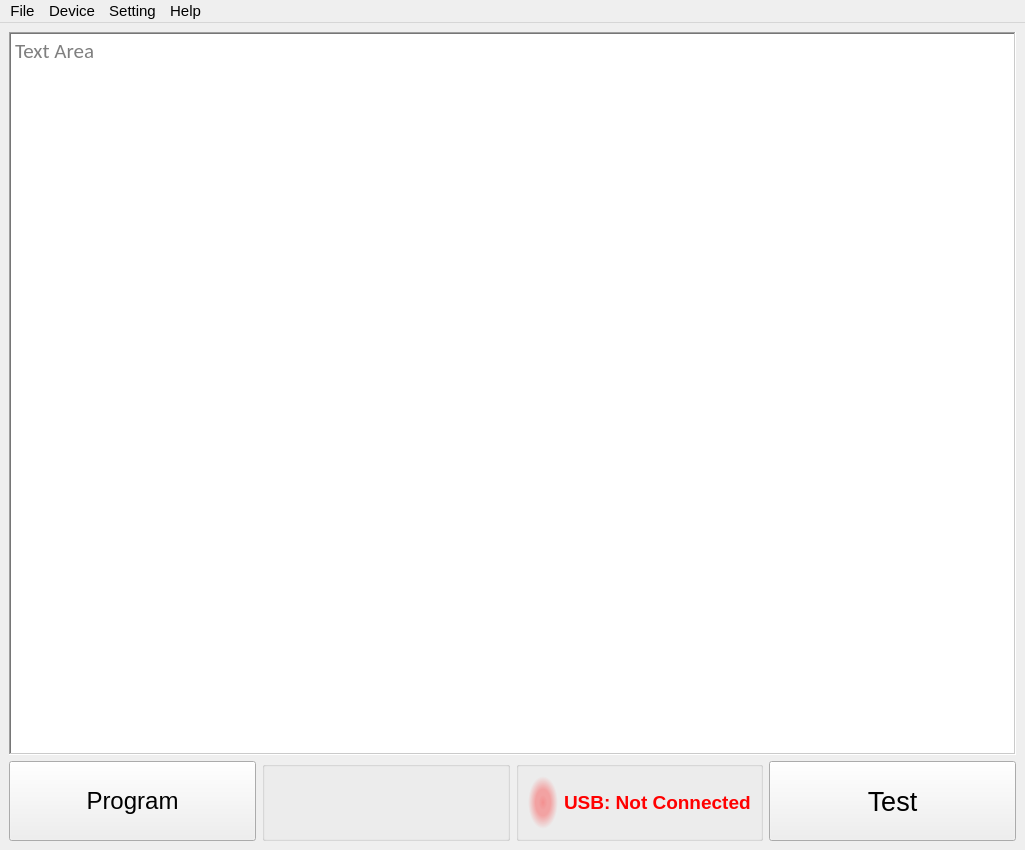
<?xml version="1.0" encoding="UTF-8"?>
<ui version="4.0">
 <class>MainWindow</class>
 <widget class="QMainWindow" name="MainWindow">
  <property name="geometry">
   <rect>
    <x>0</x>
    <y>0</y>
    <width>1025</width>
    <height>850</height>
   </rect>
  </property>
  <property name="minimumSize">
   <size>
    <width>1025</width>
    <height>850</height>
   </size>
  </property>
  <property name="font">
   <font>
    <pointsize>11</pointsize>
   </font>
  </property>
  <property name="acceptDrops">
   <bool>true</bool>
  </property>
  <property name="windowTitle">
   <string>EAX Interface</string>
  </property>
  <property name="windowIcon">
   <iconset>
    <normalon>:/resources/icons/images/icons/powershell.ico</normalon>
   </iconset>
  </property>
  <property name="iconSize">
   <size>
    <width>32</width>
    <height>32</height>
   </size>
  </property>
  <widget class="QWidget" name="centralwidget">
   <layout class="QVBoxLayout" name="verticalLayout">
    <item>
     <widget class="QTextEdit" name="text_edit">
      <property name="font">
       <font>
        <family>Calibri</family>
        <pointsize>16</pointsize>
       </font>
      </property>
      <property name="mouseTracking">
       <bool>true</bool>
      </property>
      <property name="focusPolicy">
       <enum>Qt::NoFocus</enum>
      </property>
      <property name="autoFillBackground">
       <bool>false</bool>
      </property>
      <property name="styleSheet">
       <string notr="true"/>
      </property>
      <property name="frameShape">
       <enum>QFrame::WinPanel</enum>
      </property>
      <property name="frameShadow">
       <enum>QFrame::Sunken</enum>
      </property>
      <property name="autoFormatting">
       <set>QTextEdit::AutoAll</set>
      </property>
      <property name="undoRedoEnabled">
       <bool>false</bool>
      </property>
      <property name="readOnly">
       <bool>true</bool>
      </property>
      <property name="textInteractionFlags">
       <set>Qt::NoTextInteraction</set>
      </property>
      <property name="placeholderText">
       <string>Text Area</string>
      </property>
     </widget>
    </item>
    <item>
     <layout class="QHBoxLayout" name="horizontalLayout_3">
      <item>
       <widget class="QPushButton" name="program_button">
        <property name="sizePolicy">
         <sizepolicy hsizetype="Minimum" vsizetype="Fixed">
          <horstretch>0</horstretch>
          <verstretch>0</verstretch>
         </sizepolicy>
        </property>
        <property name="minimumSize">
         <size>
          <width>0</width>
          <height>80</height>
         </size>
        </property>
        <property name="baseSize">
         <size>
          <width>0</width>
          <height>0</height>
         </size>
        </property>
        <property name="font">
         <font>
          <pointsize>18</pointsize>
         </font>
        </property>
        <property name="text">
         <string>Program</string>
        </property>
        <property name="icon">
         <iconset resource="icons.qrc">
          <normaloff>:/resources/icons/images/icons/micro.png</normaloff>:/resources/icons/images/icons/micro.png</iconset>
        </property>
        <property name="iconSize">
         <size>
          <width>50</width>
          <height>50</height>
         </size>
        </property>
        <property name="shortcut">
         <string>P</string>
        </property>
        <property name="flat">
         <bool>false</bool>
        </property>
       </widget>
      </item>
      <item>
       <widget class="QGroupBox" name="groupBox_2">
        <property name="minimumSize">
         <size>
          <width>0</width>
          <height>0</height>
         </size>
        </property>
        <property name="maximumSize">
         <size>
          <width>16777215</width>
          <height>16777215</height>
         </size>
        </property>
        <property name="title">
         <string/>
        </property>
        <layout class="QHBoxLayout" name="horizontalLayout_2">
         <item>
          <widget class="QLabel" name="device_label">
           <property name="minimumSize">
            <size>
             <width>0</width>
             <height>0</height>
            </size>
           </property>
           <property name="font">
            <font>
             <pointsize>14</pointsize>
             <bold>true</bold>
            </font>
           </property>
           <property name="styleSheet">
            <string notr="true">color: rgb(255, 0, 0);
image: url(:/resources/icons/images/detex_dark.png);
font-weight: bold;</string>
           </property>
           <property name="frameShape">
            <enum>QFrame::NoFrame</enum>
           </property>
           <property name="frameShadow">
            <enum>QFrame::Sunken</enum>
           </property>
           <property name="text">
            <string/>
           </property>
           <property name="textFormat">
            <enum>Qt::RichText</enum>
           </property>
           <property name="alignment">
            <set>Qt::AlignCenter</set>
           </property>
          </widget>
         </item>
        </layout>
       </widget>
      </item>
      <item>
       <widget class="QGroupBox" name="groupBox">
        <property name="minimumSize">
         <size>
          <width>0</width>
          <height>0</height>
         </size>
        </property>
        <property name="title">
         <string/>
        </property>
        <layout class="QHBoxLayout" name="horizontalLayout">
         <item>
          <widget class="QLabel" name="label_usb_icon">
           <property name="minimumSize">
            <size>
             <width>0</width>
             <height>0</height>
            </size>
           </property>
           <property name="maximumSize">
            <size>
             <width>48</width>
             <height>65</height>
            </size>
           </property>
           <property name="font">
            <font>
             <pointsize>9</pointsize>
             <bold>true</bold>
            </font>
           </property>
           <property name="autoFillBackground">
            <bool>false</bool>
           </property>
           <property name="styleSheet">
            <string notr="true">background-color: qradialgradient(spread:pad, cx:0.5, cy:0.5, radius:0.5, fx:0.5, fy:0.5, stop:0 rgba(255, 255, 0, 206), stop:0.284091 rgba(255, 255, 0, 80), stop:0.5 rgba(255, 255, 0, 80), stop:0.991525 rgba(255, 255, 255, 0));

background-color: qradialgradient(spread:pad, cx:0.5, cy:0.5, radius:0.5, fx:0.5, fy:0.5, stop:0 rgba(255, 0, 0, 100), stop:0.284091 rgba(255, 0, 0, 80), stop:0.5 rgba(255, 0, 0, 80), stop:0.991525 rgba(255, 255, 255, 0));</string>
           </property>
           <property name="frameShape">
            <enum>QFrame::NoFrame</enum>
           </property>
           <property name="frameShadow">
            <enum>QFrame::Sunken</enum>
           </property>
           <property name="text">
            <string>&lt;html&gt;&lt;head/&gt;&lt;body&gt;&lt;p&gt;&lt;img width=&quot;40&quot; height=&quot;40&quot; src=&quot;:/resources/icons/images/icons/usb3.png&quot;/&gt;&lt;/p&gt;&lt;/body&gt;&lt;/html&gt;</string>
           </property>
           <property name="textFormat">
            <enum>Qt::AutoText</enum>
           </property>
           <property name="scaledContents">
            <bool>false</bool>
           </property>
           <property name="alignment">
            <set>Qt::AlignCenter</set>
           </property>
          </widget>
         </item>
         <item>
          <widget class="QLabel" name="usb_label">
           <property name="palette">
            <palette>
             <active>
              <colorrole role="WindowText">
               <brush brushstyle="SolidPattern">
                <color alpha="255">
                 <red>255</red>
                 <green>0</green>
                 <blue>0</blue>
                </color>
               </brush>
              </colorrole>
              <colorrole role="Text">
               <brush brushstyle="SolidPattern">
                <color alpha="255">
                 <red>255</red>
                 <green>0</green>
                 <blue>0</blue>
                </color>
               </brush>
              </colorrole>
              <colorrole role="ButtonText">
               <brush brushstyle="SolidPattern">
                <color alpha="255">
                 <red>255</red>
                 <green>0</green>
                 <blue>0</blue>
                </color>
               </brush>
              </colorrole>
              <colorrole role="PlaceholderText">
               <brush brushstyle="SolidPattern">
                <color alpha="128">
                 <red>255</red>
                 <green>0</green>
                 <blue>0</blue>
                </color>
               </brush>
              </colorrole>
             </active>
             <inactive>
              <colorrole role="WindowText">
               <brush brushstyle="SolidPattern">
                <color alpha="255">
                 <red>255</red>
                 <green>0</green>
                 <blue>0</blue>
                </color>
               </brush>
              </colorrole>
              <colorrole role="Text">
               <brush brushstyle="SolidPattern">
                <color alpha="255">
                 <red>255</red>
                 <green>0</green>
                 <blue>0</blue>
                </color>
               </brush>
              </colorrole>
              <colorrole role="ButtonText">
               <brush brushstyle="SolidPattern">
                <color alpha="255">
                 <red>255</red>
                 <green>0</green>
                 <blue>0</blue>
                </color>
               </brush>
              </colorrole>
              <colorrole role="PlaceholderText">
               <brush brushstyle="SolidPattern">
                <color alpha="128">
                 <red>255</red>
                 <green>0</green>
                 <blue>0</blue>
                </color>
               </brush>
              </colorrole>
             </inactive>
             <disabled>
              <colorrole role="WindowText">
               <brush brushstyle="SolidPattern">
                <color alpha="255">
                 <red>255</red>
                 <green>0</green>
                 <blue>0</blue>
                </color>
               </brush>
              </colorrole>
              <colorrole role="Text">
               <brush brushstyle="SolidPattern">
                <color alpha="255">
                 <red>255</red>
                 <green>0</green>
                 <blue>0</blue>
                </color>
               </brush>
              </colorrole>
              <colorrole role="ButtonText">
               <brush brushstyle="SolidPattern">
                <color alpha="255">
                 <red>255</red>
                 <green>0</green>
                 <blue>0</blue>
                </color>
               </brush>
              </colorrole>
              <colorrole role="PlaceholderText">
               <brush brushstyle="SolidPattern">
                <color alpha="128">
                 <red>255</red>
                 <green>0</green>
                 <blue>0</blue>
                </color>
               </brush>
              </colorrole>
             </disabled>
            </palette>
           </property>
           <property name="font">
            <font>
             <pointsize>14</pointsize>
             <bold>true</bold>
            </font>
           </property>
           <property name="text">
            <string>USB: Not Connected</string>
           </property>
           <property name="alignment">
            <set>Qt::AlignLeading|Qt::AlignLeft|Qt::AlignVCenter</set>
           </property>
           <property name="margin">
            <number>9</number>
           </property>
           <property name="buddy">
            <cstring>test_button</cstring>
           </property>
          </widget>
         </item>
        </layout>
       </widget>
      </item>
      <item>
       <widget class="QPushButton" name="test_button">
        <property name="minimumSize">
         <size>
          <width>158</width>
          <height>80</height>
         </size>
        </property>
        <property name="font">
         <font>
          <pointsize>20</pointsize>
          <bold>false</bold>
         </font>
        </property>
        <property name="text">
         <string>Test</string>
        </property>
        <property name="icon">
         <iconset>
          <normalon>:/resources/icons/images/icons/robot-arm.png</normalon>
         </iconset>
        </property>
        <property name="iconSize">
         <size>
          <width>50</width>
          <height>50</height>
         </size>
        </property>
        <property name="shortcut">
         <string>T</string>
        </property>
        <property name="flat">
         <bool>false</bool>
        </property>
       </widget>
      </item>
     </layout>
    </item>
   </layout>
  </widget>
  <widget class="QMenuBar" name="menubar">
   <property name="geometry">
    <rect>
     <x>0</x>
     <y>0</y>
     <width>1025</width>
     <height>26</height>
    </rect>
   </property>
   <property name="font">
    <font>
     <pointsize>11</pointsize>
    </font>
   </property>
   <property name="defaultUp">
    <bool>false</bool>
   </property>
   <property name="nativeMenuBar">
    <bool>false</bool>
   </property>
   <widget class="QMenu" name="menuFile">
    <property name="title">
     <string>File</string>
    </property>
    <addaction name="actionConnect"/>
    <addaction name="actionLogout"/>
    <addaction name="separator"/>
    <addaction name="actionExit_2"/>
   </widget>
   <widget class="QMenu" name="menuDevice">
    <property name="title">
     <string>Device</string>
    </property>
    <addaction name="actionEAX300"/>
    <addaction name="separator"/>
    <addaction name="actionEAX500"/>
    <addaction name="actionEAX503"/>
    <addaction name="actionEAX504"/>
    <addaction name="actionEAX505"/>
    <addaction name="actionEAX510"/>
    <addaction name="actionEAX513"/>
    <addaction name="actionEAX514"/>
    <addaction name="actionEAX515"/>
    <addaction name="actionEAX520"/>
    <addaction name="actionEAX523"/>
    <addaction name="actionEAX524"/>
    <addaction name="actionEAX525"/>
   </widget>
   <widget class="QMenu" name="menuSetting">
    <property name="title">
     <string>Setting</string>
    </property>
    <addaction name="actionChange_font"/>
    <addaction name="actionModify_Settings"/>
    <addaction name="separator"/>
    <addaction name="actionAdd_User"/>
    <addaction name="actionRemove_User"/>
    <addaction name="separator"/>
    <addaction name="actionManual_Control"/>
    <addaction name="actionChip_Select"/>
   </widget>
   <widget class="QMenu" name="menuHelp">
    <property name="title">
     <string>Help</string>
    </property>
    <addaction name="actionShow_Logs"/>
    <addaction name="separator"/>
    <addaction name="actionAbout"/>
   </widget>
   <addaction name="menuFile"/>
   <addaction name="menuDevice"/>
   <addaction name="menuSetting"/>
   <addaction name="menuHelp"/>
  </widget>
  <action name="actionConnect">
   <property name="icon">
    <iconset resource="icons.qrc">
     <normaloff>:/resources/icons/images/icons/usb3.png</normaloff>
     <normalon>:/resources/icons/images/icons/usb.png</normalon>
     <selectedon>:/resources/icons/images/icons/usb.png</selectedon>:/resources/icons/images/icons/usb3.png</iconset>
   </property>
   <property name="text">
    <string>Connect</string>
   </property>
   <property name="toolTip">
    <string>Connect to the fixture.</string>
   </property>
   <property name="font">
    <font>
     <pointsize>11</pointsize>
    </font>
   </property>
   <property name="shortcutContext">
    <enum>Qt::WidgetShortcut</enum>
   </property>
  </action>
  <action name="actionLogout">
   <property name="icon">
    <iconset resource="icons.qrc">
     <normaloff>:/resources/icons/images/icons/remove-user.png</normaloff>
     <normalon>:/resources/icons/images/icons/remove-user.png</normalon>:/resources/icons/images/icons/remove-user.png</iconset>
   </property>
   <property name="text">
    <string>Logout</string>
   </property>
   <property name="font">
    <font>
     <pointsize>11</pointsize>
    </font>
   </property>
  </action>
  <action name="actionExit_2">
   <property name="icon">
    <iconset resource="icons.qrc">
     <normaloff>:/resources/icons/images/icons/logout2.png</normaloff>
     <disabledoff>:/resources/icons/images/icons/logout2.png</disabledoff>:/resources/icons/images/icons/logout2.png</iconset>
   </property>
   <property name="text">
    <string>Exit</string>
   </property>
   <property name="font">
    <font>
     <pointsize>11</pointsize>
    </font>
   </property>
   <property name="shortcut">
    <string>Esc</string>
   </property>
   <property name="menuRole">
    <enum>QAction::QuitRole</enum>
   </property>
  </action>
  <action name="actionEAX300">
   <property name="checkable">
    <bool>true</bool>
   </property>
   <property name="text">
    <string>EAX300</string>
   </property>
   <property name="font">
    <font>
     <pointsize>11</pointsize>
    </font>
   </property>
  </action>
  <action name="actionEAX500">
   <property name="checkable">
    <bool>true</bool>
   </property>
   <property name="text">
    <string>EAX500</string>
   </property>
   <property name="font">
    <font>
     <pointsize>11</pointsize>
    </font>
   </property>
  </action>
  <action name="actionEAX503">
   <property name="checkable">
    <bool>true</bool>
   </property>
   <property name="text">
    <string>EAX503</string>
   </property>
   <property name="font">
    <font>
     <pointsize>11</pointsize>
    </font>
   </property>
  </action>
  <action name="actionEAX504">
   <property name="checkable">
    <bool>true</bool>
   </property>
   <property name="text">
    <string>EAX504</string>
   </property>
   <property name="font">
    <font>
     <pointsize>11</pointsize>
    </font>
   </property>
  </action>
  <action name="actionEAX505">
   <property name="checkable">
    <bool>true</bool>
   </property>
   <property name="text">
    <string>EAX505</string>
   </property>
   <property name="font">
    <font>
     <pointsize>11</pointsize>
    </font>
   </property>
  </action>
  <action name="actionEAX510">
   <property name="checkable">
    <bool>true</bool>
   </property>
   <property name="text">
    <string>EAX510</string>
   </property>
   <property name="font">
    <font>
     <pointsize>11</pointsize>
    </font>
   </property>
  </action>
  <action name="actionEAX513">
   <property name="checkable">
    <bool>true</bool>
   </property>
   <property name="text">
    <string>EAX513</string>
   </property>
   <property name="font">
    <font>
     <pointsize>11</pointsize>
    </font>
   </property>
  </action>
  <action name="actionEAX514">
   <property name="checkable">
    <bool>true</bool>
   </property>
   <property name="text">
    <string>EAX514</string>
   </property>
   <property name="font">
    <font>
     <pointsize>11</pointsize>
    </font>
   </property>
  </action>
  <action name="actionEAX515">
   <property name="checkable">
    <bool>true</bool>
   </property>
   <property name="text">
    <string>EAX515</string>
   </property>
   <property name="font">
    <font>
     <pointsize>11</pointsize>
    </font>
   </property>
  </action>
  <action name="actionEAX520">
   <property name="checkable">
    <bool>true</bool>
   </property>
   <property name="text">
    <string>EAX520</string>
   </property>
   <property name="font">
    <font>
     <pointsize>11</pointsize>
    </font>
   </property>
  </action>
  <action name="actionEAX523">
   <property name="checkable">
    <bool>true</bool>
   </property>
   <property name="text">
    <string>EAX523</string>
   </property>
   <property name="font">
    <font>
     <pointsize>11</pointsize>
    </font>
   </property>
  </action>
  <action name="actionEAX524">
   <property name="checkable">
    <bool>true</bool>
   </property>
   <property name="text">
    <string>EAX524</string>
   </property>
   <property name="font">
    <font>
     <pointsize>11</pointsize>
    </font>
   </property>
  </action>
  <action name="actionEAX525">
   <property name="checkable">
    <bool>true</bool>
   </property>
   <property name="text">
    <string>EAX525</string>
   </property>
   <property name="font">
    <font>
     <pointsize>11</pointsize>
    </font>
   </property>
  </action>
  <action name="actionChange_font">
   <property name="icon">
    <iconset>
     <normalon>:/resources/icons/images/icons/size.png</normalon>
    </iconset>
   </property>
   <property name="text">
    <string>Change Font</string>
   </property>
   <property name="font">
    <font>
     <pointsize>11</pointsize>
    </font>
   </property>
  </action>
  <action name="actionModify_Settings">
   <property name="icon">
    <iconset resource="icons.qrc">
     <normaloff>:/resources/icons/images/icons/settings.ico</normaloff>:/resources/icons/images/icons/settings.ico</iconset>
   </property>
   <property name="text">
    <string>Modify Settings</string>
   </property>
   <property name="font">
    <font>
     <pointsize>11</pointsize>
    </font>
   </property>
  </action>
  <action name="actionAdd_User">
   <property name="icon">
    <iconset resource="icons.qrc">
     <normaloff>:/resources/icons/images/icons/follow.png</normaloff>
     <normalon>:/resources/icons/images/icons/follow.png</normalon>:/resources/icons/images/icons/follow.png</iconset>
   </property>
   <property name="text">
    <string>Add User</string>
   </property>
   <property name="font">
    <font>
     <pointsize>11</pointsize>
    </font>
   </property>
  </action>
  <action name="actionRemove_User">
   <property name="icon">
    <iconset resource="icons.qrc">
     <normaloff>:/resources/icons/images/icons/remove-user.png</normaloff>:/resources/icons/images/icons/remove-user.png</iconset>
   </property>
   <property name="text">
    <string>Remove User</string>
   </property>
   <property name="font">
    <font>
     <pointsize>11</pointsize>
    </font>
   </property>
  </action>
  <action name="actionShow_Logs">
   <property name="icon">
    <iconset resource="icons.qrc">
     <normaloff>:/resources/icons/images/icons/files.png</normaloff>:/resources/icons/images/icons/files.png</iconset>
   </property>
   <property name="text">
    <string>Show Logs</string>
   </property>
   <property name="font">
    <font>
     <pointsize>11</pointsize>
    </font>
   </property>
  </action>
  <action name="actionAbout">
   <property name="icon">
    <iconset resource="icons.qrc">
     <normaloff>:/resources/icons/images/icons/information.png</normaloff>:/resources/icons/images/icons/information.png</iconset>
   </property>
   <property name="text">
    <string>About</string>
   </property>
   <property name="font">
    <font>
     <pointsize>11</pointsize>
    </font>
   </property>
   <property name="shortcutContext">
    <enum>Qt::ApplicationShortcut</enum>
   </property>
   <property name="menuRole">
    <enum>QAction::AboutQtRole</enum>
   </property>
  </action>
  <action name="actionManual_Control">
   <property name="icon">
    <iconset resource="icons.qrc">
     <normaloff>:/resources/icons/images/icons/gear.png</normaloff>:/resources/icons/images/icons/gear.png</iconset>
   </property>
   <property name="text">
    <string>Manual Control</string>
   </property>
   <property name="font">
    <font>
     <pointsize>11</pointsize>
    </font>
   </property>
  </action>
  <action name="actionChip_Select">
   <property name="icon">
    <iconset resource="icons.qrc">
     <normaloff>:/resources/icons/images/icons/chip.png</normaloff>:/resources/icons/images/icons/chip.png</iconset>
   </property>
   <property name="text">
    <string>Chip Select</string>
   </property>
   <property name="font">
    <font>
     <pointsize>11</pointsize>
    </font>
   </property>
  </action>
 </widget>
 <resources>
  <include location="resource.qrc"/>
  <include location="icons.qrc"/>
 </resources>
 <connections>
  <connection>
   <sender>actionExit_2</sender>
   <signal>triggered()</signal>
   <receiver>MainWindow</receiver>
   <slot>close()</slot>
   <hints>
    <hint type="sourcelabel">
     <x>-1</x>
     <y>-1</y>
    </hint>
    <hint type="destinationlabel">
     <x>383</x>
     <y>303</y>
    </hint>
   </hints>
  </connection>
 </connections>
</ui>
